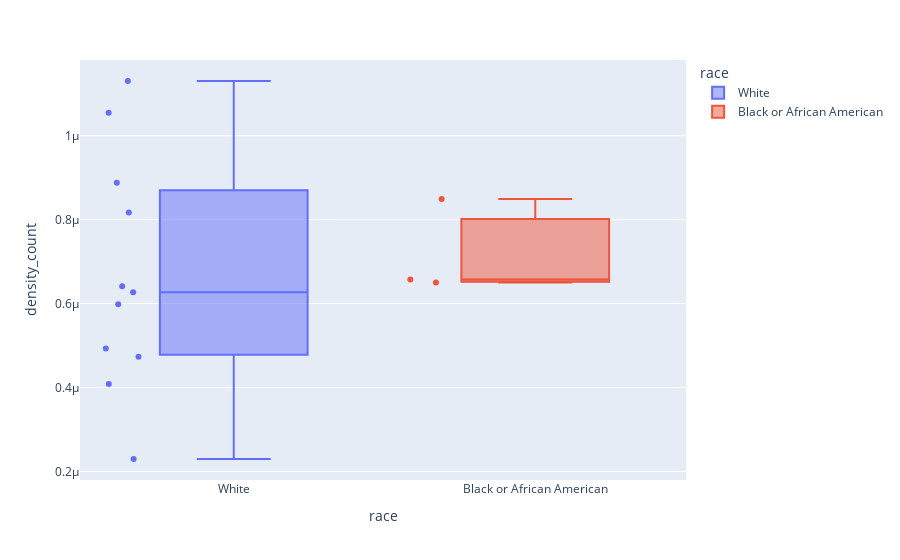
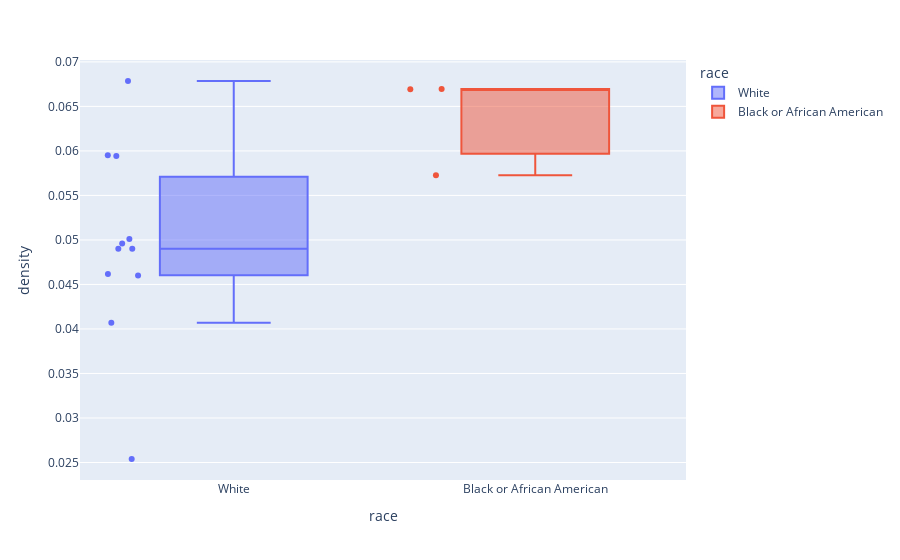
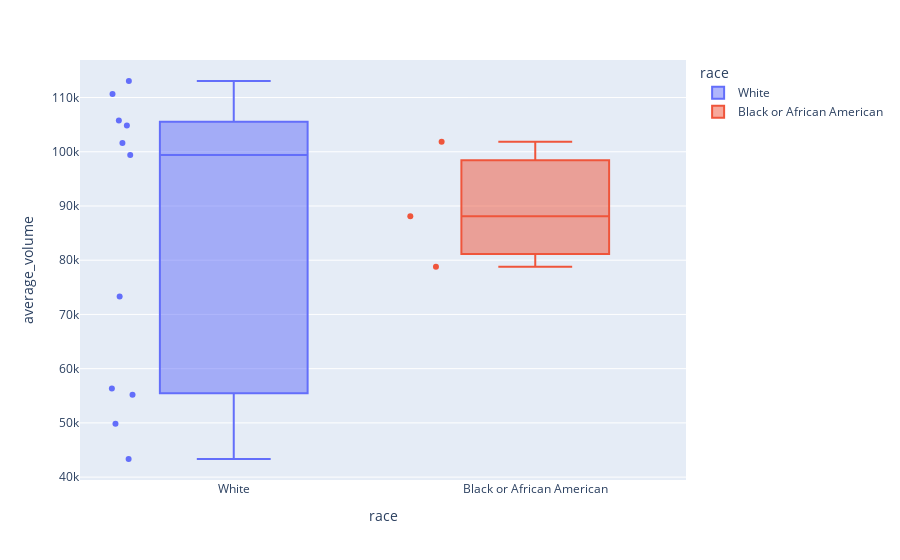
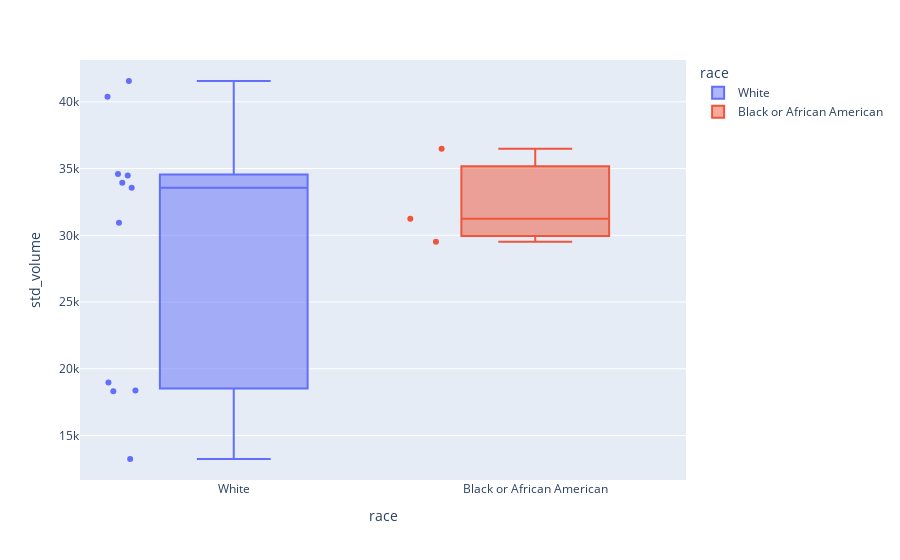

Notebook code cell kept with these figures, in order:
### Code cell
for col in new_cols:
    fig = px.box(df_plot, y = col, points="all", x="race", color='race')
    fig.show()

### Figure 1 — Plotly figure (JSON) as saved in the notebook; plotly's stock layout.template omitted (floating-point values rounded to 4 significant figures)
{"data": [{"alignmentgroup": "True", "boxpoints": "all", "hovertemplate": "race=%{x}<br>density_count=%{y}<extra></extra>", "legendgroup": "White", "marker": {"color": "#636efa"}, "name": "White", "notched": false, "offsetgroup": "White", "orientation": "v", "showlegend": true, "type": "box", "x": ["White", "White", "White", "White", "White", "White", "White", "White", "White", "White", "White"], "x0": " ", "xaxis": "x", "y": [4.085e-07, 4.731e-07, 2.295e-07, 5.985e-07, 6.415e-07, 4.931e-07, 1.131e-06, 1.055e-06, 6.273e-07, 8.171e-07, 8.88e-07], "y0": " ", "yaxis": "y"}, {"alignmentgroup": "True", "boxpoints": "all", "hovertemplate": "race=%{x}<br>density_count=%{y}<extra></extra>", "legendgroup": "Black or African American", "marker": {"color": "#EF553B"}, "name": "Black or African American", "notched": false, "offsetgroup": "Black or African American", "orientation": "v", "showlegend": true, "type": "box", "x": ["Black or African American", "Black or African American", "Black or African American"], "x0": " ", "xaxis": "x", "y": [6.571e-07, 6.501e-07, 8.495e-07], "y0": " ", "yaxis": "y"}], "layout": {"boxmode": "overlay", "legend": {"title": {"text": "race"}, "tracegroupgap": 0}, "margin": {"t": 60}, "xaxis": {"anchor": "y", "categoryarray": ["White", "Black or African American"], "categoryorder": "array", "domain": [0, 1], "title": {"text": "race"}}, "yaxis": {"anchor": "x", "domain": [0, 1], "title": {"text": "density_count"}}}}

### Figure 2 — Plotly figure (JSON) as saved in the notebook; plotly's stock layout.template omitted (floating-point values rounded to 4 significant figures)
{"data": [{"alignmentgroup": "True", "boxpoints": "all", "hovertemplate": "race=%{x}<br>density=%{y}<extra></extra>", "legendgroup": "White", "marker": {"color": "#636efa"}, "name": "White", "notched": false, "offsetgroup": "White", "orientation": "v", "showlegend": true, "type": "box", "x": ["White", "White", "White", "White", "White", "White", "White", "White", "White", "White", "White"], "x0": " ", "xaxis": "x", "y": [0.04618, 0.04961, 0.02539, 0.0595, 0.06785, 0.05011, 0.049, 0.05942, 0.046, 0.04071, 0.04902], "y0": " ", "yaxis": "y"}, {"alignmentgroup": "True", "boxpoints": "all", "hovertemplate": "race=%{x}<br>density=%{y}<extra></extra>", "legendgroup": "Black or African American", "marker": {"color": "#EF553B"}, "name": "Black or African American", "notched": false, "offsetgroup": "Black or African American", "orientation": "v", "showlegend": true, "type": "box", "x": ["Black or African American", "Black or African American", "Black or African American"], "x0": " ", "xaxis": "x", "y": [0.06693, 0.05728, 0.06695], "y0": " ", "yaxis": "y"}], "layout": {"boxmode": "overlay", "legend": {"title": {"text": "race"}, "tracegroupgap": 0}, "margin": {"t": 60}, "xaxis": {"anchor": "y", "categoryarray": ["White", "Black or African American"], "categoryorder": "array", "domain": [0, 1], "title": {"text": "race"}}, "yaxis": {"anchor": "x", "domain": [0, 1], "title": {"text": "density"}}}}

### Figure 3 — Plotly figure (JSON) as saved in the notebook; plotly's stock layout.template omitted (floating-point values rounded to 4 significant figures)
{"data": [{"alignmentgroup": "True", "boxpoints": "all", "hovertemplate": "race=%{x}<br>average_volume=%{y}<extra></extra>", "legendgroup": "White", "marker": {"color": "#636efa"}, "name": "White", "notched": false, "offsetgroup": "White", "orientation": "v", "showlegend": true, "type": "box", "x": ["White", "White", "White", "White", "White", "White", "White", "White", "White", "White", "White"], "x0": " ", "xaxis": "x", "y": [113000.0, 104900.0, 110700.0, 99420.0, 105800.0, 101600.0, 43340.0, 56320.0, 73320.0, 49820.0, 55200.0], "y0": " ", "yaxis": "y"}, {"alignmentgroup": "True", "boxpoints": "all", "hovertemplate": "race=%{x}<br>average_volume=%{y}<extra></extra>", "legendgroup": "Black or African American", "marker": {"color": "#EF553B"}, "name": "Black or African American", "notched": false, "offsetgroup": "Black or African American", "orientation": "v", "showlegend": true, "type": "box", "x": ["Black or African American", "Black or African American", "Black or African American"], "x0": " ", "xaxis": "x", "y": [101900.0, 88100.0, 78810.0], "y0": " ", "yaxis": "y"}], "layout": {"boxmode": "overlay", "legend": {"title": {"text": "race"}, "tracegroupgap": 0}, "margin": {"t": 60}, "xaxis": {"anchor": "y", "categoryarray": ["White", "Black or African American"], "categoryorder": "array", "domain": [0, 1], "title": {"text": "race"}}, "yaxis": {"anchor": "x", "domain": [0, 1], "title": {"text": "average_volume"}}}}

### Figure 4 — Plotly figure (JSON) as saved in the notebook; plotly's stock layout.template omitted (floating-point values rounded to 4 significant figures)
{"data": [{"alignmentgroup": "True", "boxpoints": "all", "hovertemplate": "race=%{x}<br>std_volume=%{y}<extra></extra>", "legendgroup": "White", "marker": {"color": "#636efa"}, "name": "White", "notched": false, "offsetgroup": "White", "orientation": "v", "showlegend": true, "type": "box", "x": ["White", "White", "White", "White", "White", "White", "White", "White", "White", "White", "White"], "x0": " ", "xaxis": "x", "y": [40370.0, 34480.0, 41560.0, 34590.0, 33930.0, 33560.0, 13240.0, 18310.0, 30940.0, 18960.0, 18370.0], "y0": " ", "yaxis": "y"}, {"alignmentgroup": "True", "boxpoints": "all", "hovertemplate": "race=%{x}<br>std_volume=%{y}<extra></extra>", "legendgroup": "Black or African American", "marker": {"color": "#EF553B"}, "name": "Black or African American", "notched": false, "offsetgroup": "Black or African American", "orientation": "v", "showlegend": true, "type": "box", "x": ["Black or African American", "Black or African American", "Black or African American"], "x0": " ", "xaxis": "x", "y": [36480.0, 29520.0, 31250.0], "y0": " ", "yaxis": "y"}], "layout": {"boxmode": "overlay", "legend": {"title": {"text": "race"}, "tracegroupgap": 0}, "margin": {"t": 60}, "xaxis": {"anchor": "y", "categoryarray": ["White", "Black or African American"], "categoryorder": "array", "domain": [0, 1], "title": {"text": "race"}}, "yaxis": {"anchor": "x", "domain": [0, 1], "title": {"text": "std_volume"}}}}
